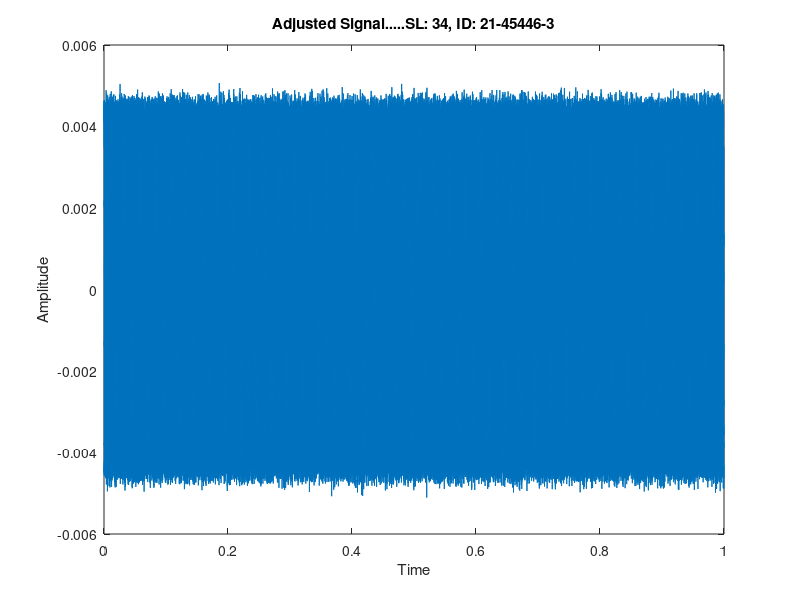

Reproduce this figure in MATLAB. (Note: this script raises an error after producing the figure.)
clc;
clear all;
close all;
% Constants
A = 2; % Value of A
B = 1; % Value of B
C = 4; % Value of C
D = 5; % Value of D
E = 4; % Value of E
F = 4; % Value of F
G = 6; % Value of G
H = 3; % Value of H
% Calculate amplitudes
A1 = A + B + H;
A2 = B + C + H;
s = (C + D + H) / 30;
% Data rate in bits per second (bps)
data_rate = 100000; % Specify the desired data rate
% Calculate the required signal level
bit_duration = 1 / data_rate; % Duration of one bit
total_duration = 1; % Total duration of the signal
num_bits = round(data_rate * total_duration); % Total number of bits
t = linspace(0, total_duration, num_bits); % Time vector
% Generate the signal at the desired data rate
x = A1 * sin(2*pi*((C+D+H)*100)*t) + A2 * cos(2*pi*((D+E+H)*100)*t) + s * randn(size(t));
% Perform signal level adjustment to achieve the desired data rate
desired_energy = bit_duration; % Energy per bit (assuming unity energy per bit)
current_energy = sum(x.^2) / length(x); % Energy of the generated signal
adjustment_factor = sqrt(desired_energy / current_energy); % Signal level adjustment factor
adjusted_x = x * adjustment_factor; % Adjusted signal
% Calculate the adjusted signal level
adjusted_pow_signal = sum(adjusted_x.^2) / length(adjusted_x);
% Display the adjusted signal level
disp(['Adjusted Signal Level: ' num2str(adjusted_pow_signal)]);
% Plot the adjusted signal (optional)
figure;
plot(t, adjusted_x);
xlabel('Time');
ylabel('Amplitude');
title('Adjusted Signal.....SL: 34, ID: 21-45446-3');
Adjusted Signal Level: 1e-05